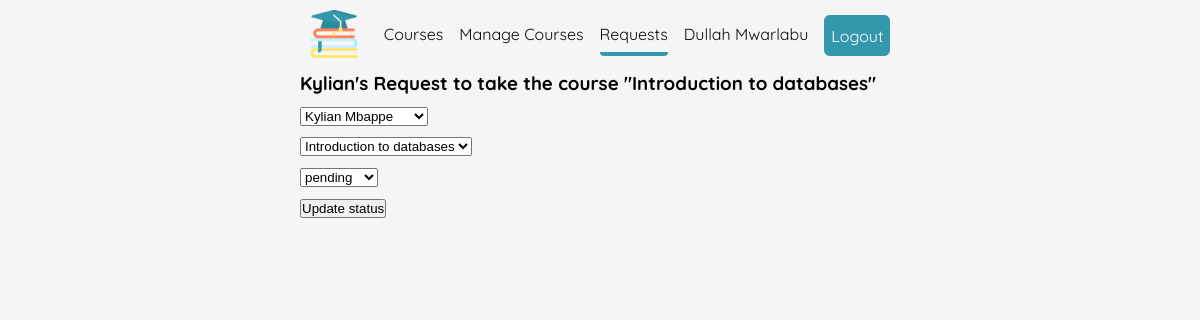
Page /enrollment-request-details/2/ (signed in) on the committed database.
### enrollment_request/models.py (models this page shows, shortened)
class EnrollmentReques(models.Model):
  STATUS_CHOICES = [
    ('pending', 'pending'),
    ('approved', 'approved'),
    ('rejected', 'rejected'),
  ]
  student = models.ForeignKey(Student, on_delete=models.CASCADE)
  course = models.ForeignKey(Course, on_delete=models.CASCADE)
  status = models.CharField(max_length=10, choices=STATUS_CHOICES, default='pending')
  requested_at = models.DateTimeField(auto_now_add=True)
  updated_at = models.DateTimeField(auto_now=True)

class Student(models.Model):
  user = models.OneToOneField(settings.AUTH_USER_MODEL, on_delete=models.CASCADE)
  profile_image = models.ImageField(upload_to='user_images/', blank=True, null=True)
  created_at =  models.DateTimeField(auto_now_add=True)
  updated_at = models.DateTimeField(auto_now=True)
  def __str__(self):
    return f"{self.user.first_name} {self.user.last_name}"

class Course(models.Model):
  name = models.CharField(max_length=100)
  description = models.TextField(blank=True, null=True)
  deadline = models.DateTimeField()
  image = models.ImageField(upload_to='course_images/', blank=True, null=True)
  created_at = models.DateTimeField(auto_now_add=True)
  updated_at = models.DateTimeField(auto_now=True)
  def __str__(self):
    return self.name

### enrollment_request/views.py (the view)
# urls.py: path('enrollment-request-details/<int:id>/', views.enroll_request_details, name="enroll_request_details"),
@staff_member_required
def enroll_request_details(request, id):
  enroll_request = get_object_or_404(EnrollmentReques, id=id)
  if request.method == 'POST':
    form = EnrollmentRequestForm(request.POST)
    if form.is_valid():
      form.save()
      messages.success(request, 'Enrollment request updated successfuly')
      return redirect('enroll_request:enroll_request_list')
  else:
    form = EnrollmentRequestForm(instance=enroll_request)
  return render(request, "enrollment_request/enroll_request/request_details.html", {"enroll_request":enroll_request, "form":form, 'section':'enroll_request'})

### enrollment_request/forms.py
class EnrollmentRequestForm(forms.ModelForm):
  class Meta:
    model = EnrollmentReques
    fields = ['student', 'course', 'status']

### enrollment_request/templates/enrollment_request/enroll_request/request_details.html (shortened to what this page needs)
{% extends "enrollment_request/base.html" %}
{% block content %}
  <main class="staff-enroll_request-list">
    <section class="dynamic-width">
      <h3>
        {{ enroll_request.student.user.first_name }}'s Request to take the
        course "{{ enroll_request.course }}"
      </h3>
      <form action="" method="POST">
        {{ form.as_p }}
        <button type="submit">Update status</button>
      </form>
    </section>
  </main>
{% endblock %}

### enrollment_request/templates/enrollment_request/base.html (shortened to what this page needs)
{% load static %}
<!DOCTYPE html>
<html lang="en">
<head>
  <link rel="stylesheet" href="{% static 'assets/styles/style.css' %}">
  <link rel="stylesheet" href="https://cdnjs.cloudflare.com/ajax/libs/bootstrap-icons/1.11.1/font/bootstrap-icons.min.css">
  <link rel="stylesheet" href="https://cdnjs.cloudflare.com/ajax/libs/font-awesome/6.4.2/css/all.min.css">
</head>
<header>
  <div class="inner-header dynamic-width">
    <div class="logo">
      <img src="{% static 'assets/images/logo/education.png' %}" alt="logo">
    </div>
    <nav>
      <ul class="nav-links">
        {% if not request.user.is_authenticated %}
        <li>
          <a href="{% url 'enroll_request:landing_page' %}"
          class="nav-link {% if section == 'home' %} active-link {% endif %}">Home</a>
        </li>
        <li>
          <a href="{% url 'enroll_request:course_list' %}"
          class="nav-link {% if section == 'courses'%} active-link {% endif %}">
          Courses</a>
        </li>
        <li>
          <a href="{% url 'user_account:login' %}" class="btn btn-brand">Login</a>
        </li>
        {% elif request.user.is_authenticated %}
        <li>
          <a href="{% url 'enroll_request:course_list' %}"
          class="nav-link {% if section == 'courses'%} active-link {% endif %}">
          Courses</a>
        </li>
        <li>
          <a href="{% url 'enroll_request:staff_course_list' %}"
          class="nav-link {% if section == 'manage_course'%} active-link {% endif %}">
          Manage Courses</a>
        </li>
        <li>
          <a href="{% url 'enroll_request:enroll_request_list' %}"
          class="nav-link {% if section == 'enroll_request'%} active-link {% endif %}">Requests</a>
        </li>
         <li>
          <a href="#" class="nav-link">
            {{ request.user.first_name }}
            {{ request.user.last_name }}
          </a>
        </li>
        <li>
          <a href="{% url 'user_account:logout' %}" class="btn btn-brand">Logout</a>
        </li>
        {% endif %}
      </ul>
    </nav>
  </div>
</header>
<body>
  {% block content %}
  {% endblock %}
</body>
</html>

### enrollment_request/static/assets/styles/style.css (style rules this page uses)
header .inner-header { display: flex; align-items: center; justify-content: space-between; padding: .6rem; margin: auto; }
header .inner-header .logo img { width: 2.25rem; height: auto; }
@media screen and (min-width: 30em) { header .inner-header .logo img { width: 3rem; height: auto; } }
header .inner-header nav .nav-links { display: flex; align-items: center; justify-content: space-between; gap: 1rem; }
header .inner-header nav .nav-link:not(.btn-brand) { display: block; text-decoration: none; color: var(--black); padding: .5rem 0; transition: all .3 ease; border-bottom: 4px solid var(--white); border-radius: .25rem; }
header .inner-header nav .active-link { border-bottom: 4px solid var(--brand-color) !important; }

### enrollment_request/static/assets/styles/components.css (style rules this page uses)
.btn { display: inline-block; font-family: inherit; font-weight: inherit; font-size: 1rem; padding: 0.6rem 0.375rem; text-align: center; text-decoration: none; vertical-align: middle; text-align: center; cursor: pointer; border: 1px solid grey; transition: color 0.15s ease-in-out, background-color 0.15s ease-in-out, border-color 0.15s ease-in-out, box-shadow 0.15s ease-in-out; border-radius: .35rem; }
.btn-brand { background-color: var(--brand-color); color: white !important; border: 1px solid var(--brand-color); }
form > p { margin: .6rem 0; }

### rows in the picture
EnrollmentReques: student.user.first_name "Kylian", course "Introduction to databases", student "Kylian Mbappe", status "pending"

### other values in the picture
{{ request.user.first_name }} "Dullah"
{{ request.user.last_name }} "Mwarlabu"
